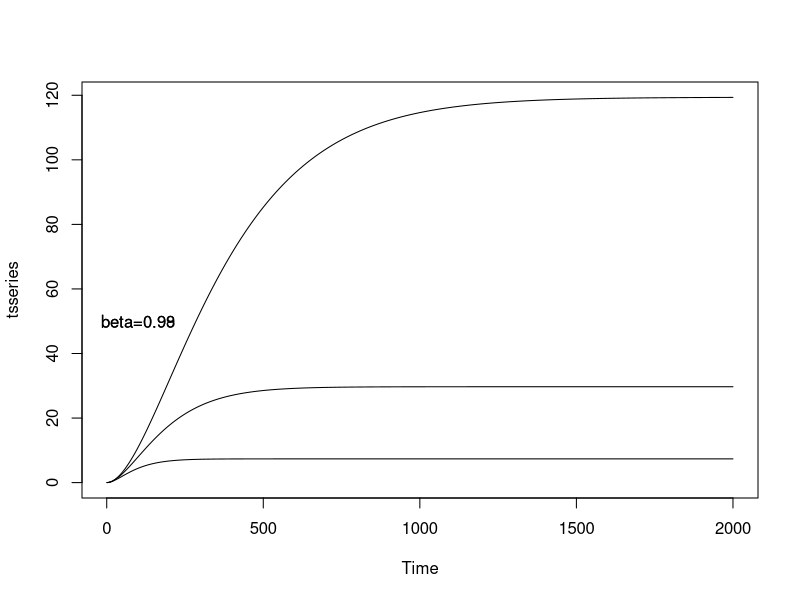

Reproduce this figure in R.
library(ggplot2)
beta = 0.999
betas = c(0.98,0.99,0.995)
mua = 0.003
T = 2000
vlnA = cumsum(rep(mua,T)) #assumes first ln(A) equal to zero

seriesvalue = vector()
for(i in 1:length(betas)){
  beta = betas[i]
  vbeta = cumprod(rep(beta,T))
  seriesvalue = rbind(seriesvalue , cumsum(vbeta*vlnA))
}

tsseries = as.ts(t(seriesvalue))

plot(tsseries, plot.type="single")
text(100,50,c("beta=0.98","beta=0.99"))
